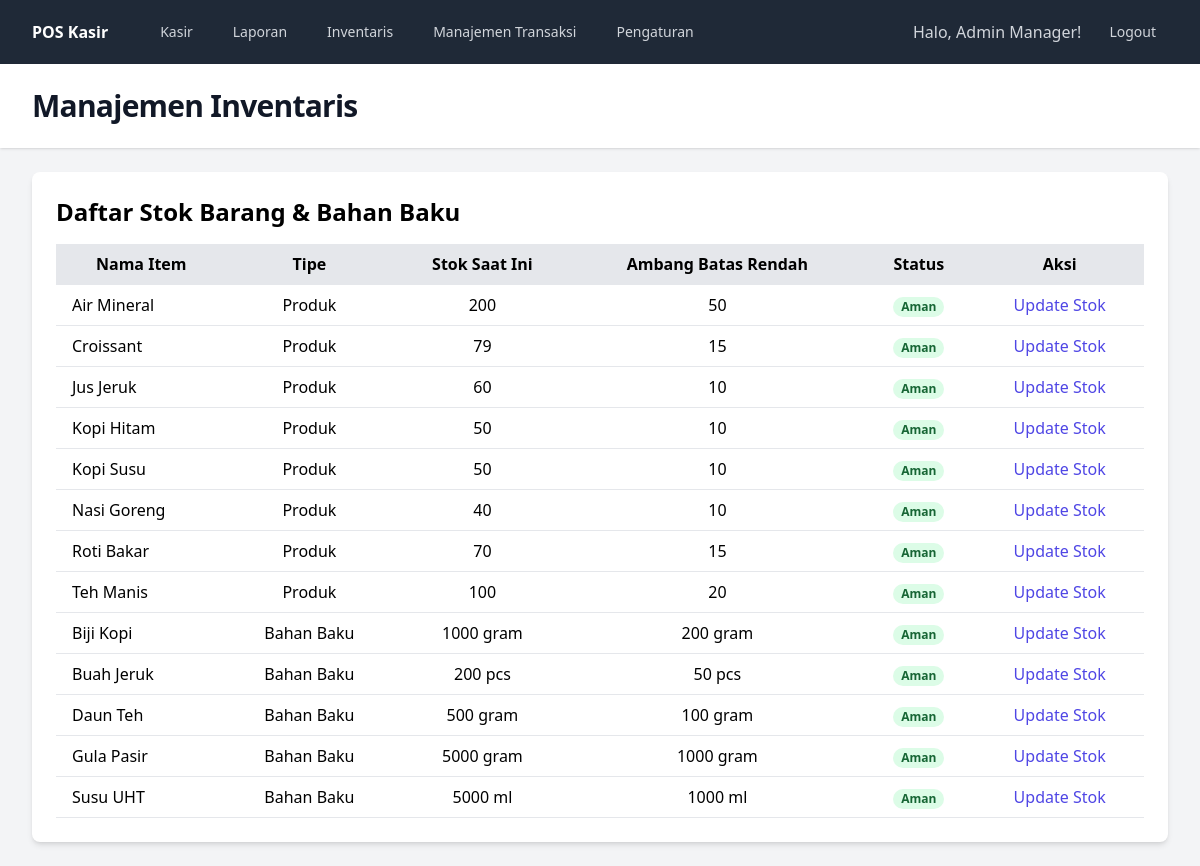
Page /inventory (signed in) on the committed database.
### tables this page shows
CREATE TABLE products (
    id INTEGER PRIMARY KEY AUTOINCREMENT,
    name TEXT NOT NULL,
    price REAL NOT NULL,
    cost REAL NOT NULL,
    stock_quantity INTEGER NOT NULL DEFAULT 0, -- Stok saat ini
    low_stock_threshold INTEGER NOT NULL DEFAULT 10, -- Ambang batas stok rendah
    is_recipe INTEGER DEFAULT 0, -- Tandai jika produk ini adalah resep (F&B)
    image TEXT
);

CREATE TABLE ingredients (
    id INTEGER PRIMARY KEY AUTOINCREMENT,
    name TEXT NOT NULL UNIQUE,
    stock_quantity REAL NOT NULL DEFAULT 0,
    unit TEXT NOT NULL, -- Contoh: gram, ml, pcs
    low_stock_threshold REAL NOT NULL DEFAULT 100
);

### src/views/admin/inventory.php (the view, shortened to what this page needs)
<div class="space-y-6">
    <div class="bg-white p-6 rounded-lg shadow-md">
        <h2 class="text-2xl font-bold mb-4">Daftar Stok Barang & Bahan Baku</h2>
        <div class="overflow-x-auto">
            <table class="min-w-full bg-white">
                <thead class="bg-gray-200">
                    <tr>
                        <th class="py-2 px-4 border-b">Nama Item</th>
                        <th class="py-2 px-4 border-b">Tipe</th>
                        <th class="py-2 px-4 border-b">Stok Saat Ini</th>
                        <th class="py-2 px-4 border-b">Ambang Batas Rendah</th>
                        <th class="py-2 px-4 border-b">Status</th>
                        <th class="py-2 px-4 border-b">Aksi</th>
                    </tr>
                </thead>
                <tbody>
                    <?php foreach ($inventory as $item): ?>
                    <tr class="hover:bg-gray-50">
                        <td class="py-2 px-4 border-b"><?= htmlspecialchars($item['name']) ?></td>
                        <td class="py-2 px-4 border-b text-center"><?= htmlspecialchars($item['type']) ?></td>
                        <td class="py-2 px-4 border-b text-center">
                            <?= $item['stock_quantity'] ?> <?= htmlspecialchars($item['unit']) ?>
                        </td>
                        <td class="py-2 px-4 border-b text-center">
                            <?= $item['low_stock_threshold'] ?> <?= htmlspecialchars($item['unit']) ?>
                        </td>
                        <td class="py-2 px-4 border-b text-center">
                            <?php if ($item['stock_quantity'] <= $item['low_stock_threshold']): ?>
                                <span class="px-2 inline-flex text-xs leading-5 font-semibold rounded-full bg-red-100 text-red-800">
                                    Stok Rendah
                                </span>
                            <?php else: ?>
                                <span class="px-2 inline-flex text-xs leading-5 font-semibold rounded-full bg-green-100 text-green-800">
                                    Aman
                                </span>
                            <?php endif; ?>
                        </td>
                        <td class="py-2 px-4 border-b text-center">
                            <a href="#" class="text-indigo-600 hover:text-indigo-900">Update Stok</a>
                        </td>
                    </tr>
                    <?php endforeach; ?>
                </tbody>
            </table>
        </div>
    </div>
</div>

### rows in the picture
products: name "Air Mineral", type "Produk", stock_quantity "200", low_stock_threshold "50", shows "Aman"
products: name "Croissant", type "Produk", stock_quantity "79", low_stock_threshold "15", shows "Aman"
products: name "Jus Jeruk", type "Produk", stock_quantity "60", low_stock_threshold "10", shows "Aman"
products: name "Kopi Hitam", type "Produk", stock_quantity "50", low_stock_threshold "10", shows "Aman"
products: name "Kopi Susu", type "Produk", stock_quantity "50", low_stock_threshold "10", shows "Aman"
products: name "Nasi Goreng", type "Produk", stock_quantity "40", low_stock_threshold "10", shows "Aman"
products: name "Roti Bakar", type "Produk", stock_quantity "70", low_stock_threshold "15", shows "Aman"
products: name "Teh Manis", type "Produk", stock_quantity "100", low_stock_threshold "20", shows "Aman"
ingredients: name "Biji Kopi", type "Bahan Baku", stock_quantity "1000", unit "gram", low_stock_threshold "200", shows "Aman"
ingredients: name "Buah Jeruk", type "Bahan Baku", stock_quantity "200", unit "pcs", low_stock_threshold "50", shows "Aman"
ingredients: name "Daun Teh", type "Bahan Baku", stock_quantity "500", unit "gram", low_stock_threshold "100", shows "Aman"
ingredients: name "Gula Pasir", type "Bahan Baku", stock_quantity "5000", unit "gram", low_stock_threshold "1000", shows "Aman"
ingredients: name "Susu UHT", type "Bahan Baku", stock_quantity "5000", unit "ml", low_stock_threshold "1000", shows "Aman"

### other values in the picture
$_SESSION['user_name'] "Admin Manager"
$title "Manajemen Inventaris"
